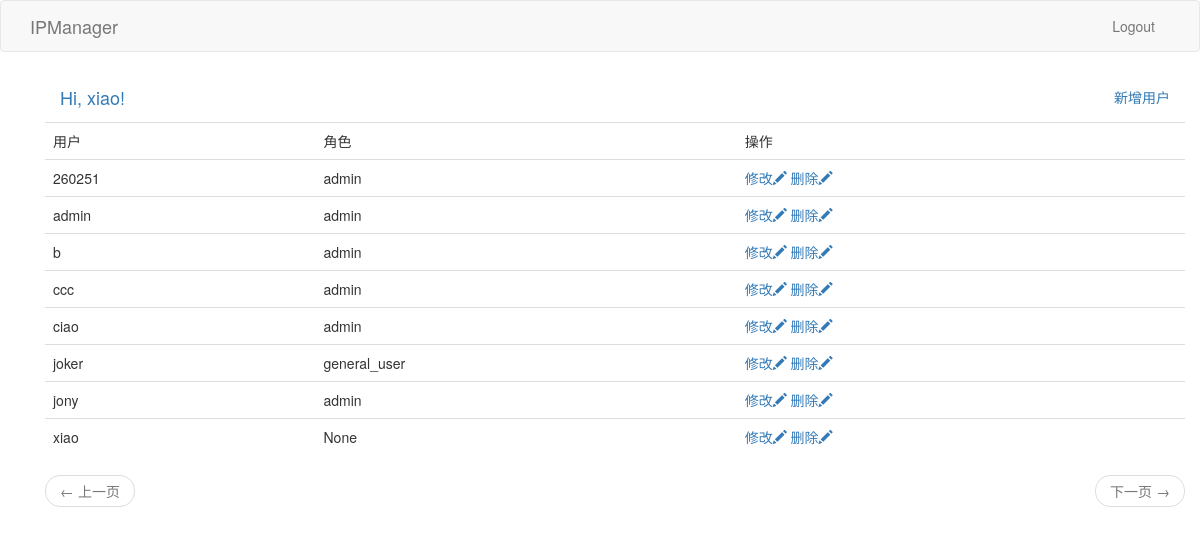
Page /user_manager (signed in) on the committed database.
### app/models.py (models this page shows, shortened)
class User(UserMixin, db.Model):
    id = db.Column(db.Integer, primary_key=True)
    username = db.Column(db.String(64), index=True, unique=True)
    email = db.Column(db.String(120), index=True, unique=True)
    password_hash = db.Column(db.String(128))
    role = db.Column(db.String(64), index=True)

### app/routes.py (the view)
@login_required
@app.route('/user_manager', methods=['GET', 'POST'])
def user_manager():
    page = request.args.get('page', 1, type=int)
    users = User.query.order_by(User.username.asc()).paginate(
        page, app.config['USERS_PER_PAGE'], False)
    next_url = url_for('user_manager', page=users.next_num) \
        if users.has_next else None
    prev_url = url_for('user_manager', page=users.prev_num) \
        if users.has_prev else None
    return render_template("user_manager.html", title='Home Page', users=users.items, next_url=next_url,
                           prev_url=prev_url)

### app/models.py (called while the page is built)
@login.user_loader
def load_user(id):
    return User.query.get(int(id))

### app/routes.py (called while the page is built)
@app.before_request
def before_request():
    if current_user.is_authenticated:
        g.search_form = SearchForm()

### app/templates/user_manager.html (shortened to what this page needs)
{% extends "base.html" %}
{% block app_content %}
    <div class="container">
        <div class="navbar-header">
            <a class="navbar-brand">Hi, {{ current_user.username }}!</a>
        </div>
        <div class="collapse navbar-collapse" id="bs-example-navbar-collapse-1">
            <ul class="nav navbar-nav navbar-right">
                <li><a href= "{{ url_for('user_add') }}">新增用户</a></li>
            </ul>
        </div>
        <div>
                <table class="table table-hover">
                    <tr>
                        <td>用户</td>
                        <td>角色</td>
                        <td>操作</td>
                    </tr>
                {% for user in users %}
                    {% include '_user.html' %}
                {% endfor %}
                </table>
        </div>
        <div>
                <nav aria-label="...">
                        <ul class="pager">
                            <li class="previous{% if not prev_url %} disabled{% endif %}">
                                <a href="{{ prev_url or '#' }}">
                                    <span aria-hidden="true">&larr;</span> 上一页
                                </a>
                            </li>
                            <li class="next{% if not next_url %} disabled{% endif %}">
                                <a href="{{ next_url or '#' }}">
                                    下一页 <span aria-hidden="true">&rarr;</span>
                                </a>
                            </li>
                        </ul>
                </nav>
        </div>
    </div>
{% endblock %}

### app/templates/_user.html
        <tr>
            <td>{{ user.username }}</td>
            <td>{{ user.role }}</td>
            <td>
                <a user-id={{ user.id }} onclick="EditUser(this)">修改<span class="glyphicon glyphicon-pencil"></span></a>
                <a user-id={{ user.id }} onclick="DeleteUser(this)">删除<span class="glyphicon glyphicon-pencil"></span></a>
            </td>
        </tr>

### rows in the picture
User: username "xiao", role "None"
User: username "260251", role "admin"
User: username "admin", role "admin"
User: username "b", role "admin"
User: username "ccc", role "admin"
User: username "ciao", role "admin"
User: username "joker", role "general_user"
User: username "jony", role "admin"
